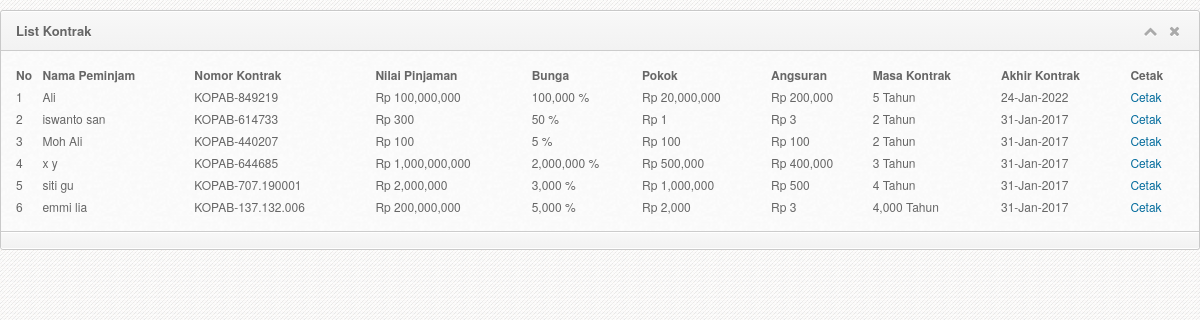
Page /kontrak/index.php on the committed database.
### tables this page shows
CREATE TABLE `kontrak` (
  `id` int(11) NOT NULL,
  `nomor` char(17) NOT NULL,
  `nama_depan` varchar(50) NOT NULL,
  `nama_belakang` varchar(50) NOT NULL,
  `pekerjaan` varchar(50) NOT NULL,
  `alamat` varchar(255) NOT NULL,
  `kecamatan` varchar(50) NOT NULL,
  `kelurahan` varchar(50) NOT NULL,
  `provinsi` varchar(50) NOT NULL,
  `kabupaten` varchar(50) NOT NULL,
  `nilai` int(11) NOT NULL,
  `masa_pinjaman` int(11) NOT NULL,
  `bunga` int(11) NOT NULL,
  `angsuran` int(11) NOT NULL,
  `pokok` int(11) NOT NULL,
  `tgl_awal_kontrak` date NOT NULL,
  `tgl_akhir_kontrak` date NOT NULL
);

### kontrak/index.php (the view, shortened to what this page needs)
<?php include "header.php";?>
   <div class="row">
            <div class="col-md-12">
              <div class="widget">
                <div class="widget-head">
                  <div class="pull-left">List Kontrak</div>
                  <div class="widget-icons pull-right">
                    <a href="#" class="wminimize"><i class="fa fa-chevron-up"></i></a>
                    <a href="#" class="wclose"><i class="fa fa-times"></i></a>
                  </div>
                  <div class="clearfix"></div>
                </div>
                <div class="widget-content">
                  <div class="padd">
							<div class="page-tables">
								<div class="table-responsive">
									<table cellpadding="0" cellspacing="0" border="0" id="data-table-1" width="100%">
										<thead>
											<tr>
												<th>No</th>
												<th>Nama Peminjam</th>
												<th>Nomor Kontrak</th>
												<th>Nilai Pinjaman</th>
												<th>Bunga</th>
												<th>Pokok</th>
												<th>Angsuran</th>
												<th>Masa Kontrak</th>
												<th>Akhir Kontrak</th>
												<th>Cetak</th>
											</tr>
										</thead>
										<tbody>
										<?php $sql = "select * from kontrak";
								$a = mysqli_query($db, $sql) or die(mysqli_error($db));
								$no = 1;
								while($b=mysqli_fetch_object($a))
								{?>
											<tr>
												<td><?php echo $no++;?></td>
												<td><?php echo $b->nama_depan . " " . $b->nama_belakang;?></td>
												<td><?php echo $b->nomor;?></td>
												<td>Rp <?php echo number_format($b->nilai);?></td>
												<td><?php echo number_format($b->bunga);?> %</td>
												<td>Rp <?php echo number_format($b->pokok);?></td>
												<td>Rp <?php echo number_format($b->angsuran);?></td>
												<td><?php echo number_format($b->masa_pinjaman);?> Tahun</td>
												<td><?php echo date('d-M-Y',strtotime($b->tgl_akhir_kontrak));?></td>
												<td><a href="kontrak/cetak.php?id=<?php echo $b->id;?>">Cetak</a></td>
											</tr>
								<?php }?>
									</table>
								</div>
								</div>
							</div>
                  </div>
                  <div class="widget-foot">
                  </div>
                </div>
              </div>
            </div>

### kontrak/header.php (shortened to what this page needs)
<!DOCTYPE html>
<html lang="en">
<head>
  <link href="css/bootstrap.min.css" rel="stylesheet">
  <link rel="stylesheet" href="css/font-awesome.min.css">
  <link rel="stylesheet" href="css/jquery-ui.css">
  <link rel="stylesheet" href="css/fullcalendar.css">
  <link rel="stylesheet" href="css/prettyPhoto.css">
  <link rel="stylesheet" href="css/rateit.css">
  <link rel="stylesheet" href="css/bootstrap-datetimepicker.min.css">
  <link rel="stylesheet" href="css/jquery.cleditor.css">
  <link rel="stylesheet" href="css/jquery.dataTables.css">
  <link rel="stylesheet" href="css/jquery.onoff.css">
  <link href="css/style.css" rel="stylesheet">
  <link href="css/widgets.css" rel="stylesheet">
  <link href="css/jquery-ui.min.css" type="text/css" rel="stylesheet"/>
	<link href="css/jquery-ui.theme.min.css" type="text/css" rel="stylesheet"/>
</head>
<body>
<div class="content">

### kontrak/css/style.css (style rules this page uses)
body { font-size: 12px; line-height: 22px; color: #666; background:#343434 url("../img/back.png") repeat; -webkit-font-smoothing: antialiased; }
a { color: #026b9c; }
.widget { border: 1px solid #c9c9c9; border-radius: 3px; margin-top: 10px; margin-bottom: 20px; background: #fafafa url('../img/cream.png') repeat; }
.widget .padd, .modal-body { padding: 13px 15px; }
.widget .widget-head,.modal-header { background-color: #f8f8f8; background: -webkit-gradient(linear, left top, left bottom, from(#f8f8f8), to(#f2f2f2)); background: -webkit-linear-gradient(top, #f8f8f8, #f2f2f2); background: -moz-linear-gradient(top, #f8f8f8, #f2f2f2); background: -ms-linear-gradient(top, #f8f8f8, #f2f2f2); background: -o-linear-gradient(top, #f8f8f8, #f2f2f2); background: linear-gradient(top, #f8f8f8, #f2f2f2); border-top-right-radius: 3px; border-top-left-radius: 3px; text-shadow:0px 1px #fff; border-bottom: 1px solid #ccc; border-top: 1px solid #fff; color: #666; font-size: 13px; font-weight: bold; padding: 8px 15px; }
.widget .widget-head .widget-icons i { font-size: 14px; margin: 0px 4px; }
.widget .widget-head .widget-icons a { color: #aaa; }
.widget .widget-foot, .modal-footer { background-color: #f8f8f8; background: -webkit-gradient(linear, left top, left bottom, from(#f8f8f8), to(#f2f2f2)); background: -webkit-linear-gradient(top, #f8f8f8, #f2f2f2); background: -moz-linear-gradient(top, #f8f8f8, #f2f2f2); background: -ms-linear-gradient(top, #f8f8f8, #f2f2f2); background: -o-linear-gradient(top, #f8f8f8, #f2f2f2); background: linear-gradient(top, #f8f8f8, #f2f2f2); border-bottom-right-radius: 3px; border-bottom-left-radius: 3px; text-shadow:0px 1px #fff; border-bottom: 1px solid #fff; border-top: 1px solid #ccc; padding: 8px 15px; font-size: 12px; color: #555; box-shadow: inset 0px 1px 1px #fff; }

### rows in the picture
kontrak: nama_depan "Ali", nomor "KOPAB-849219", nilai "100,000,000", bunga "100,000", pokok "20,000,000", angsuran "200,000", masa_pinjaman "5", tgl_akhir_kontrak "24-Jan-2022"
kontrak: nama_depan "iswanto", nama_belakang "san", nomor "KOPAB-614733", nilai "300", bunga "50", pokok "1", angsuran "3", masa_pinjaman "2", tgl_akhir_kontrak "31-Jan-2017"
kontrak: nama_depan "Moh", nama_belakang "Ali", nomor "KOPAB-440207", nilai "100", bunga "5", pokok "100", angsuran "100", masa_pinjaman "2", tgl_akhir_kontrak "31-Jan-2017"
kontrak: nama_depan "x", nama_belakang "y", nomor "KOPAB-644685", nilai "1,000,000,000", bunga "2,000,000", pokok "500,000", angsuran "400,000", masa_pinjaman "3", tgl_akhir_kontrak "31-Jan-2017"
kontrak: nama_depan "siti", nama_belakang "gu", nomor "KOPAB-707.190001", nilai "2,000,000", bunga "3,000", pokok "1,000,000", angsuran "500", masa_pinjaman "4", tgl_akhir_kontrak "31-Jan-2017"
kontrak: nama_depan "emmi", nama_belakang "lia", nomor "KOPAB-137.132.006", nilai "200,000,000", bunga "5,000", pokok "2,000", angsuran "3", masa_pinjaman "4,000", tgl_akhir_kontrak "31-Jan-2017"
